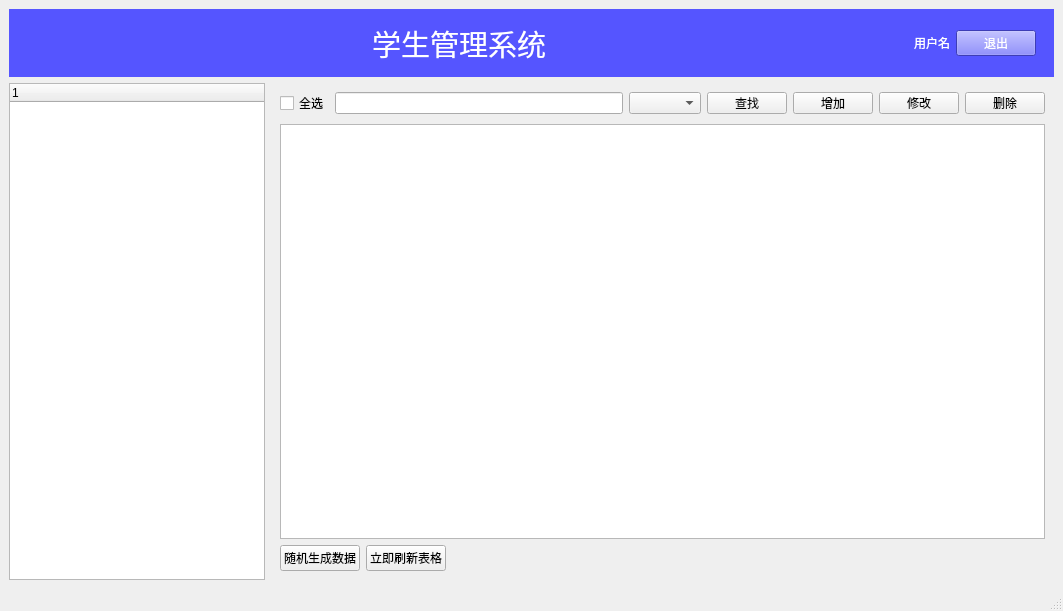
<?xml version="1.0" encoding="UTF-8"?>
<ui version="4.0">
 <class>MainWindow</class>
 <widget class="QMainWindow" name="MainWindow">
  <property name="geometry">
   <rect>
    <x>0</x>
    <y>0</y>
    <width>1063</width>
    <height>611</height>
   </rect>
  </property>
  <property name="sizePolicy">
   <sizepolicy hsizetype="Maximum" vsizetype="Preferred">
    <horstretch>0</horstretch>
    <verstretch>0</verstretch>
   </sizepolicy>
  </property>
  <property name="minimumSize">
   <size>
    <width>800</width>
    <height>600</height>
   </size>
  </property>
  <property name="windowTitle">
   <string>学生管理系统</string>
  </property>
  <widget class="QWidget" name="centralwidget">
   <property name="styleSheet">
    <string notr="true">QWidget#centralwidget{background-color:rgb(3, 91, 145)};</string>
   </property>
   <layout class="QFormLayout" name="formLayout">
    <item row="0" column="0" colspan="2">
     <widget class="QWidget" name="TopColomnWidget" native="true">
      <property name="sizePolicy">
       <sizepolicy hsizetype="Expanding" vsizetype="Fixed">
        <horstretch>100</horstretch>
        <verstretch>0</verstretch>
       </sizepolicy>
      </property>
      <property name="minimumSize">
       <size>
        <width>700</width>
        <height>50</height>
       </size>
      </property>
      <property name="autoFillBackground">
       <bool>false</bool>
      </property>
      <property name="styleSheet">
       <string notr="true">background-color: rgb(85, 85, 255);
color : rgb(255,255,255);</string>
      </property>
      <layout class="QGridLayout" name="gridLayout_2">
       <property name="sizeConstraint">
        <enum>QLayout::SizeConstraint::SetMinimumSize</enum>
       </property>
       <item row="0" column="0">
        <spacer name="TopColomnhsp">
         <property name="orientation">
          <enum>Qt::Orientation::Horizontal</enum>
         </property>
         <property name="sizeHint" stdset="0">
          <size>
           <width>248</width>
           <height>20</height>
          </size>
         </property>
        </spacer>
       </item>
       <item row="0" column="3">
        <widget class="QWidget" name="TopRightWidget" native="true">
         <layout class="QGridLayout" name="gridLayout">
          <item row="0" column="0">
           <widget class="QLabel" name="username">
            <property name="text">
             <string>用户名</string>
            </property>
           </widget>
          </item>
          <item row="0" column="1">
           <widget class="QPushButton" name="btn_main_exit">
            <property name="styleSheet">
             <string notr="true">QPushButton{background-color: rgb(230, 126, 34)};
</string>
            </property>
            <property name="text">
             <string>退出</string>
            </property>
           </widget>
          </item>
         </layout>
        </widget>
       </item>
       <item row="0" column="1">
        <widget class="QLabel" name="label">
         <property name="minimumSize">
          <size>
           <width>200</width>
           <height>50</height>
          </size>
         </property>
         <property name="font">
          <font>
           <pointsize>22</pointsize>
          </font>
         </property>
         <property name="text">
          <string>学生管理系统</string>
         </property>
         <property name="alignment">
          <set>Qt::AlignmentFlag::AlignCenter</set>
         </property>
        </widget>
       </item>
       <item row="0" column="2">
        <spacer name="TopColomnhspmid">
         <property name="orientation">
          <enum>Qt::Orientation::Horizontal</enum>
         </property>
         <property name="sizeHint" stdset="0">
          <size>
           <width>40</width>
           <height>20</height>
          </size>
         </property>
        </spacer>
       </item>
      </layout>
     </widget>
    </item>
    <item row="5" column="1">
     <widget class="QStackedWidget" name="stackedWidget">
      <property name="sizePolicy">
       <sizepolicy hsizetype="Expanding" vsizetype="Expanding">
        <horstretch>50</horstretch>
        <verstretch>100</verstretch>
       </sizepolicy>
      </property>
      <property name="currentIndex">
       <number>0</number>
      </property>
      <widget class="QWidget" name="page">
       <layout class="QFormLayout" name="formLayout_2">
        <item row="0" column="0" colspan="2">
         <layout class="QGridLayout" name="gridLayout_TopStackedWidget">
          <item row="0" column="5">
           <widget class="QPushButton" name="btn_change">
            <property name="text">
             <string>修改</string>
            </property>
           </widget>
          </item>
          <item row="0" column="0">
           <widget class="QCheckBox" name="checkBox">
            <property name="text">
             <string>全选</string>
            </property>
           </widget>
          </item>
          <item row="0" column="6">
           <widget class="QPushButton" name="btn_delete">
            <property name="text">
             <string>删除</string>
            </property>
           </widget>
          </item>
          <item row="0" column="3">
           <widget class="QPushButton" name="btn_search">
            <property name="text">
             <string>查找</string>
            </property>
           </widget>
          </item>
          <item row="0" column="4">
           <widget class="QPushButton" name="btn_add">
            <property name="text">
             <string>增加</string>
            </property>
           </widget>
          </item>
          <item row="0" column="1">
           <widget class="QLineEdit" name="lineEdit_sreach">
            <property name="sizePolicy">
             <sizepolicy hsizetype="Expanding" vsizetype="Fixed">
              <horstretch>50</horstretch>
              <verstretch>0</verstretch>
             </sizepolicy>
            </property>
           </widget>
          </item>
          <item row="0" column="2">
           <widget class="QComboBox" name="comboBox_sreach"/>
          </item>
         </layout>
        </item>
        <item row="4" column="0">
         <widget class="QPushButton" name="btn_create">
          <property name="sizePolicy">
           <sizepolicy hsizetype="Fixed" vsizetype="Fixed">
            <horstretch>0</horstretch>
            <verstretch>0</verstretch>
           </sizepolicy>
          </property>
          <property name="text">
           <string>随机生成数据</string>
          </property>
         </widget>
        </item>
        <item row="4" column="1">
         <widget class="QPushButton" name="btn_refresh">
          <property name="sizePolicy">
           <sizepolicy hsizetype="Fixed" vsizetype="Fixed">
            <horstretch>0</horstretch>
            <verstretch>0</verstretch>
           </sizepolicy>
          </property>
          <property name="text">
           <string>立即刷新表格</string>
          </property>
         </widget>
        </item>
        <item row="1" column="0" colspan="2">
         <widget class="QTableWidget" name="tableWidget">
          <property name="sizePolicy">
           <sizepolicy hsizetype="Expanding" vsizetype="Expanding">
            <horstretch>50</horstretch>
            <verstretch>0</verstretch>
           </sizepolicy>
          </property>
          <property name="minimumSize">
           <size>
            <width>0</width>
            <height>380</height>
           </size>
          </property>
         </widget>
        </item>
       </layout>
      </widget>
      <widget class="QWidget" name="page_2"/>
     </widget>
    </item>
    <item row="5" column="0">
     <widget class="QTreeWidget" name="treeWidget">
      <column>
       <property name="text">
        <string notr="true">1</string>
       </property>
      </column>
     </widget>
    </item>
   </layout>
  </widget>
  <widget class="QMenuBar" name="menubar">
   <property name="geometry">
    <rect>
     <x>0</x>
     <y>0</y>
     <width>1063</width>
     <height>21</height>
    </rect>
   </property>
  </widget>
  <widget class="QStatusBar" name="statusbar"/>
 </widget>
 <resources/>
 <connections/>
</ui>
